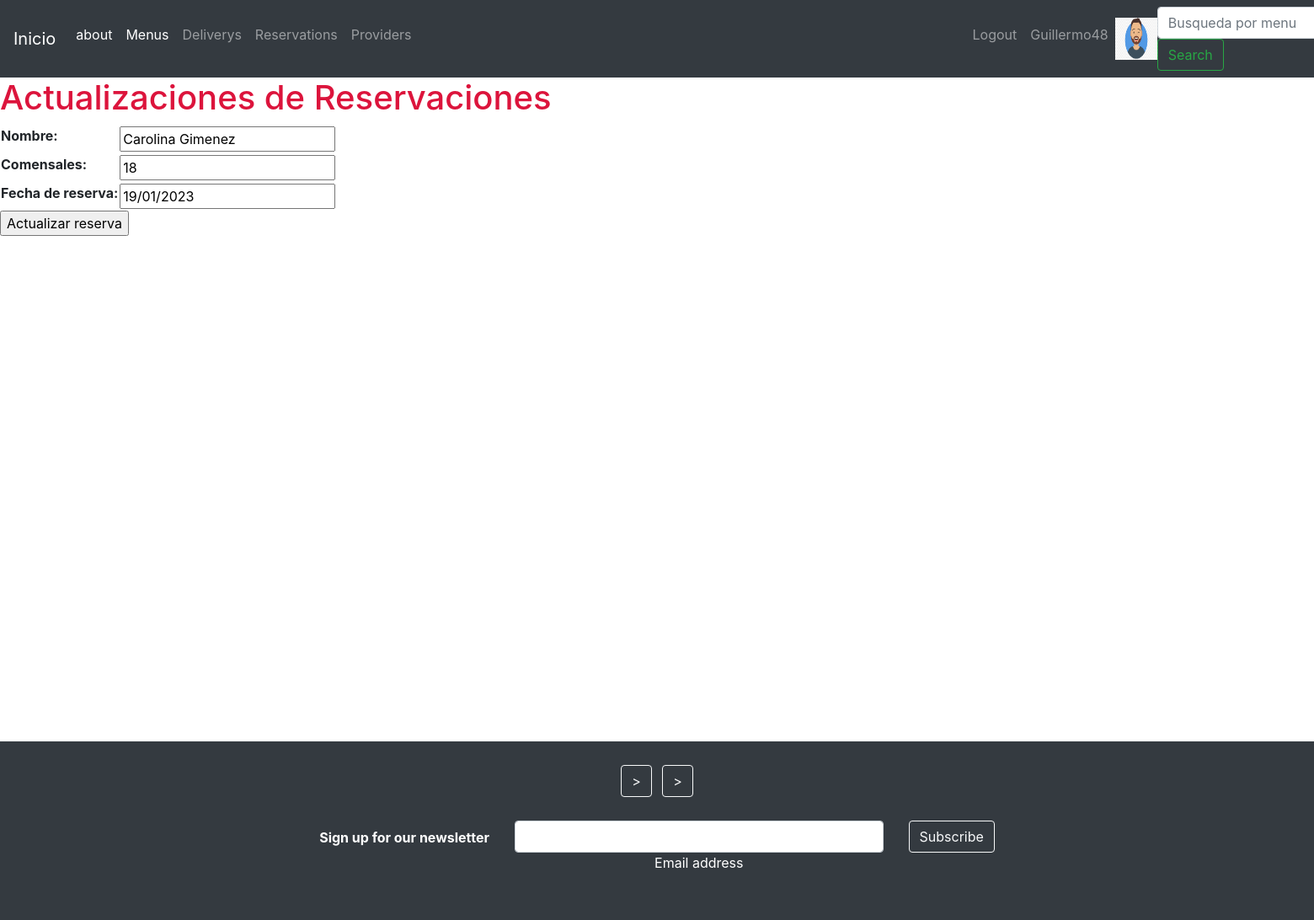
The page /reservations/update-reservation/1/ (signed in) on the database its author committed.
### users/models.py (models this page shows)
class UserProfile(models.Model):
    user = models.OneToOneField(User, on_delete = models.CASCADE, related_name='profile', verbose_name='perfil')
    phone = models.CharField(max_length=25, null=True, blank=True, verbose_name='telefono')
    birth_date = models.DateField(null=True, blank=True, verbose_name='fecha de cumpleaños')
    profile_picture = models.ImageField(upload_to='profile_images', null=True, blank=True,verbose_name='foto de perfil')
    class Meta:
        verbose_name = 'Perfil de Usuario'
        verbose_name_plural = 'Perfil de Usuarios'

### reservations/models.py (models this page shows, shortened)
class Reservations(models.Model):
    name = models.CharField(max_length=100, verbose_name= 'nombre')
    dinner = models.IntegerField(verbose_name= 'comensales')
    reservation_date = models.DateField(verbose_name= 'fecha de reserva')
    class Meta:
        verbose_name = 'Reservacion'
        verbose_name_plural = 'Reservaciones'

### reservations/views.py (the view)
# urls.py: path('update-reservation/<int:pk>/', ReservationsUpdateView.as_view(), name = 'update_reservation'),
class ReservationsUpdateView(UpdateView):
    model = Reservations
    template_name = 'reservations/update_reservation.html'
    fields = '__all__'
    success_url = '/reservations/list-reservations/'

### templates/reservations/update_reservation.html (shortened to what this page needs)
{% extends 'base.html' %}
{% block content %}
<h1 style="color: crimson;">Actualizaciones de Reservaciones</h1>
{% if form %}
    <form action="" method="POST">
        <table>
            {{form.as_table}}
        </table>
        <input type="submit" value="Actualizar reserva">
    </form>
{% endif %}
{% endblock %}

### templates/base.html (shortened to what this page needs)
<!DOCTYPE html>
<html lang="en">
<head>
    <link rel="stylesheet" href="https://cdn.jsdelivr.net/npm/bootstrap@4.6.2/dist/css/bootstrap.min.css"
>
</head>
<body>
    <header>
        <nav class="navbar navbar-expand-lg navbar-dark bg-dark">
            <a class="navbar-brand" href="/">Inicio</a>
            <div class="collapse navbar-collapse" id="navbarSupportedContent">
                <ul class="navbar-nav mr-auto">
                  <li class="nav-item active">
                    <a class="nav-link" href="/about/">about</a>
                  </li>
                    <li class="nav-item active">
                        <a class="nav-link" href="/menus/list-menus/">Menus</a>
                    </li>
                    <li class="nav-item">
                        <a class="nav-link" href="/deliveries/list-deliveries/">Deliverys</a>
                    </li>
                    <li class="nav-item">
                        <a class="nav-link" href="/reservations/list-reservations/">Reservations</a>
                    </li>
                    <li class="nav-item" style="margin-right: 650px;">
                      <a class="nav-link" href="/providers/list-providers/">Providers</a>
                    </li>
                    {% if request.user.is_authenticated %}
                    <li class="nav-item">
                      <a class="nav-link" href="/users/logout/">Logout</a>
                    </li>
                    <li class="nav-item">
                      <a class="nav-link" href="/users/update/">{{request.user.username}}</a>
                    </li>
                        {% if request.user.profile.profile_picture.url != '' %}
                            <img src="{{request.user.profile.profile_picture.url}}" alt="profile_picture" width="50px" height="50px">
                        {% endif %}
                    {% endif %}
                </ul>
                <form class="form-inline my-2 my-lg-0" action="/menus/list-menus/" method="GET">
                    <input class="form-control mr-sm-2" type="search" placeholder="Busqueda por menu" aria-label="Search" name="search">
                    <button class="btn btn-outline-success my-2 my-sm-0" type="submit">Search</button>
                </form>
            </div>
        </nav>
    </header>
    {% block content %}
    {% endblock %}
<footer class="bg-dark text-center text-white" style="margin-top: 600px;">
    <div class="container p-4">
      <section class="mb-4">
        <a class="btn btn-outline-light btn-floating m-1" href="https://www.facebook.com/Cardamomorestook-103918635956731" role="button"
        >
        ></a>
        <a class="btn btn-outline-light btn-floating m-1" href="https://www.instagram.com/cardamomo.restook/?igshid=OGQ2MjdiOTE%3D" role="button"
          >
        ></a>
      </section>
      <section class="">
        <form action="">
          <div class="row d-flex justify-content-center">
            <div class="col-auto">
              <p class="pt-2">
                <strong>Sign up for our newsletter</strong>
              </p>
            </div>
            <div class="col-md-5 col-12">
              <div class="form-outline form-white mb-4">
                <input type="email" id="form5Example21" class="form-control" />
                <label class="form-label" for="form5Example21">Email address</label>
              </div>
            </div>
            <div class="col-auto">
              <button type="submit" class="btn btn-outline-light mb-4">
                Subscribe
              </button>
            </div>
          </div>
</body>
</html>

### rows shown on the page
Reservations: name "Carolina Gimenez", dinner "18", reservation_date "19/01/2023"

### other values the page prints
{{ request.user.username }} "Guillermo48"
